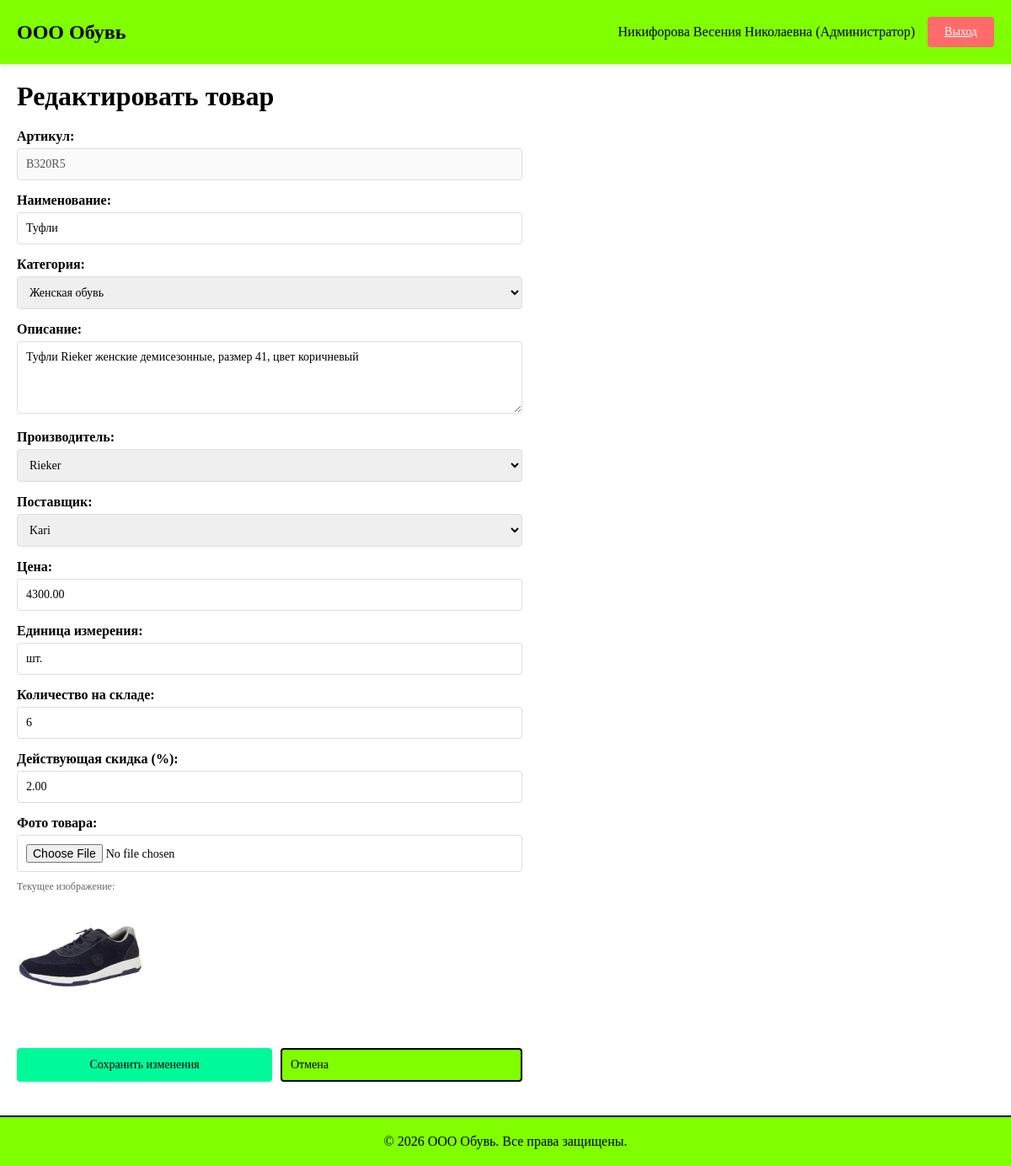
Screenshot of /products/B320R5/edit/ (signed in) with the database file from the repository.
### shop/models.py (models this page shows, shortened)
class UserProfile(models.Model):
    USER_ROLES = [
        ('admin', 'Администратор'),
        ('manager', 'Менеджер'),
        ('client', 'Авторизованный клиент'),
        ('guest', 'Гость'),
    ]
    user = models.OneToOneField(User, on_delete=models.CASCADE, related_name='profile')
    role = models.CharField(max_length=20, choices=USER_ROLES)
    full_name = models.CharField(max_length=200)
    class Meta:
        verbose_name_plural = "Профили пользователей"

class Product(models.Model):
    article = models.CharField(max_length=50, unique=True, primary_key=True)
    name = models.CharField(max_length=200)
    unit = models.CharField(max_length=20, default='шт.')
    price = models.DecimalField(max_digits=10, decimal_places=2, validators=[MinValueValidator(0)])
    supplier = models.ForeignKey(Supplier, on_delete=models.PROTECT)
    manufacturer = models.ForeignKey(Manufacturer, on_delete=models.PROTECT)
    category = models.ForeignKey(Category, on_delete=models.PROTECT)
    discount = models.DecimalField(max_digits=5, decimal_places=2, default=0, validators=[MinValueValidator(0), MaxValueValidator(100)])
    quantity = models.IntegerField(default=0, validators=[MinValueValidator(0)])
    description = models.TextField(blank=True)
    photo = models.ImageField(upload_to='products/', blank=True, null=True)
    class Meta:
        verbose_name_plural = "Товары"

### shop/views.py (the view)
# urls.py: path('products/<str:article>/edit/', views.edit_product, name='edit_product'),
@login_required(login_url='shop:login')
def edit_product(request, article):
    try:
        profile = request.user.profile
    except UserProfile.DoesNotExist:
        return redirect('shop:login')
    if profile.role != 'admin':
        messages.error(request, 'У вас нет доступа к этой странице')
        return redirect('shop:products_list')
    product = get_object_or_404(Product, article=article)
    if request.method == 'POST':
        form = ProductForm(request.POST, request.FILES, instance=product)
        if form.is_valid():
            form.save()
            messages.success(request, f'Товар "{product.name}" успешно обновлен')
            return redirect('shop:products_list')
    else:
        form = ProductForm(instance=product)
    context = {
        'form': form,
        'product': product,
        'profile': profile,
        'is_edit': True,
    }
    return render(request, 'shop/product_form.html', context)

### shop/models.py (called while the page is built)
    def __str__(self):
        return self.name

    def __str__(self):
        return self.name

    def __str__(self):
        return self.name

### shop/templates/shop/product_form.html (shortened to what this page needs)
{% extends 'shop/base.html' %}
{% block content %}
<h1>{% if is_edit %}Редактировать товар{% else %}Добавить новый товар{% endif %}</h1>
<div style="max-width: 600px; margin: 20px 0;">
    <form method="post" enctype="multipart/form-data">
        <div class="form-group">
            <label for="{{ form.article.id_for_label }}">Артикул:</label>
            {% if is_edit %}
                <input type="text" class="form-control" value="{{ form.article.value }}" disabled>
            {% else %}
                {{ form.article }}
            {% endif %}
        </div>
        <div class="form-group">
            <label for="{{ form.name.id_for_label }}">Наименование:</label>
            {{ form.name }}
        </div>
        <div class="form-group">
            <label for="{{ form.category.id_for_label }}">Категория:</label>
            {{ form.category }}
        </div>
        <div class="form-group">
            <label for="{{ form.description.id_for_label }}">Описание:</label>
            {{ form.description }}
        </div>
        <div class="form-group">
            <label for="{{ form.manufacturer.id_for_label }}">Производитель:</label>
            {{ form.manufacturer }}
        </div>
        <div class="form-group">
            <label for="{{ form.supplier.id_for_label }}">Поставщик:</label>
            {{ form.supplier }}
        </div>
        <div class="form-group">
            <label for="{{ form.price.id_for_label }}">Цена:</label>
            {{ form.price }}
        </div>
        <div class="form-group">
            <label for="{{ form.unit.id_for_label }}">Единица измерения:</label>
            {{ form.unit }}
        </div>
        <div class="form-group">
            <label for="{{ form.quantity.id_for_label }}">Количество на складе:</label>
            {{ form.quantity }}
        </div>
        <div class="form-group">
            <label for="{{ form.discount.id_for_label }}">Действующая скидка (%):</label>
            {{ form.discount }}
        </div>
        <div class="form-group">
            <label for="{{ form.photo.id_for_label }}">Фото товара:</label>
            {% if form.photo %}
                {{ form.photo }}
            {% endif %}
            {% if product.photo %}
                <div style="margin-top: 10px;">
                    <p style="font-size: 12px; color: #666;">Текущее изображение:</p>
                    <img src="{{ product.photo.url }}" style="max-width: 200px; max-height: 150px; border-radius: 4px;">
                </div>
            {% endif %}
        </div>
        <div style="display: flex; gap: 10px; margin-top: 30px;">
            <button type="submit" class="btn btn-primary" style="flex: 1;">
                {% if is_edit %}Сохранить изменения{% else %}Добавить товар{% endif %}
            </button>
            <a href="{% url 'shop:products_list' %}" class="btn btn-secondary" style="flex: 1; text-decoration: none; padding: 10px;">Отмена</a>
        </div>
    </form>
</div>
{% endblock %}

### shop/templates/shop/base.html (shortened to what this page needs)
<!DOCTYPE html>
<html lang="ru">
<head>
</head>
<body>
    <div class="header">
        <div class="header-logo">ООО Обувь</div>
        {% if user.is_authenticated %}
        <div class="header-user">
            {% if user.profile %}
            <span>{{ user.profile.full_name }} ({{ user.profile.get_role_display }})</span>
            {% endif %}
            <a href="{% url 'shop:logout' %}" class="btn btn-danger">Выход</a>
        </div>
        {% endif %}
    </div>
    <div class="container">
        {% block content %}{% endblock %}
    </div>
    <div class="footer">
        <p>&copy; 2026 ООО Обувь. Все права защищены.</p>
    </div>
</body>
</html>

### shop/templates/shop/base.html (style rules this page uses)
* { margin: 0; padding: 0; box-sizing: border-box; }
body { font-family: 'Times New Roman', serif; background-color: #FFFFFF; color: #000; }
.header { background-color: #7FFF00; padding: 20px; display: flex; justify-content: space-between; align-items: center; box-shadow: 0 2px 5px rgba(0,0,0,0.1); }
.header-logo { font-size: 24px; font-weight: bold; color: #000; }
.header-user { display: flex; gap: 15px; align-items: center; }
.btn { padding: 10px 20px; border: none; border-radius: 4px; cursor: pointer; font-family: 'Times New Roman', serif; font-size: 14px; transition: all 0.3s ease; }
.btn-primary { background-color: #00FA9A; color: #000; }
.btn-danger { background-color: #FF6B6B; color: white; }
.btn-secondary { background-color: #7FFF00; color: #000; border: 2px solid #000; }
.container { max-width: 1400px; margin: 20px auto; padding: 0 20px; }
.form-group { margin-bottom: 15px; }
.form-group label { display: block; margin-bottom: 5px; font-weight: bold; }
.form-control { width: 100%; padding: 10px; border: 1px solid #ddd; border-radius: 4px; font-family: 'Times New Roman', serif; font-size: 14px; }
.footer { background-color: #7FFF00; padding: 20px; text-align: center; margin-top: 40px; border-top: 2px solid #000; }

### rows the page displays
Product: article.value "B320R5", name "Туфли", category "Женская обувь", description "Туфли Rieker женские демисезонные, размер 41, цвет коричневый", manufacturer "Rieker", supplier "Kari", price "4300.00", unit "шт.", quantity "6", discount "2.00", photo (picture)

### other values shown
{{ user.profile.full_name }} "Никифорова Весения Николаевна"
{{ user.profile.get_role_display }} "Администратор"
